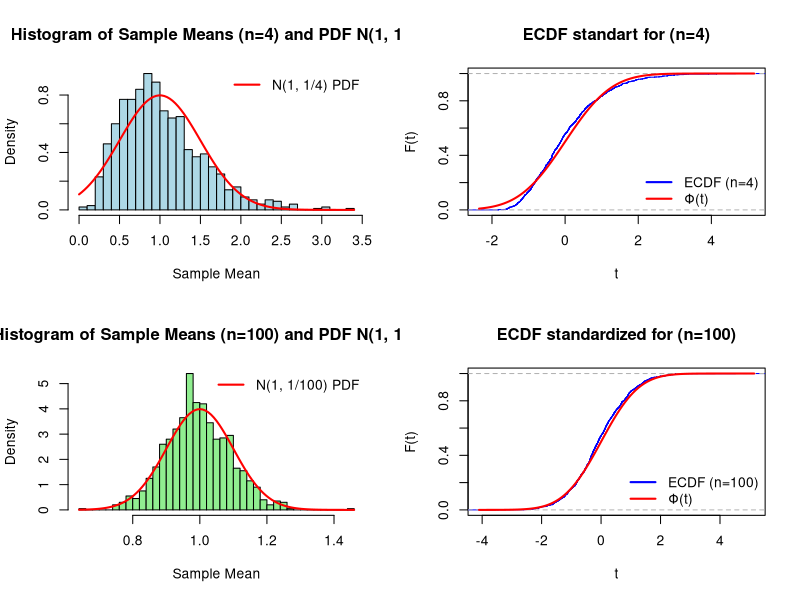

Write R code to recreate this figure.
## ---- chunk 1
set.seed(29)

n <- 1000
lambda <- 1

mu <- 1 / lambda
sigma <- 1 / lambda

rho <- (12 / exp(1)) - 2
c <- 0.4748

cat("For n = 4\n")
par(mfrow = c(2, 2))
n1 <- 4
samples_n4 <- matrix(rexp(n * n1, rate = lambda), nrow = n, ncol = n1)
sample_means_n4 <- rowMeans(samples_n4)

# sample means
hist(sample_means_n4,
     probability = TRUE,
     breaks = 30,
     main = "Histogram of Sample Means (n=4) and PDF N(1, 1/4)",
     xlab = "Sample Mean",
     ylab = "Density",
     col = "lightblue")

# curve
curve(dnorm(x, mean = mu, sd = sigma / sqrt(n1)),
      add = TRUE,
      col = "red",
      lwd = 2)
legend("topright", legend = "N(1, 1/4) PDF", col = "red", lwd = 2, bty = "n")

zn_n4 <- (sample_means_n4 - mu) / (sigma / sqrt(n1))
plot(ecdf(zn_n4),
     main = "ECDF standart for (n=4)",
     xlab = "t",
     ylab = "F(t)",
     col = "blue",
     do.points = FALSE,
     verticals = TRUE)

# set a curve
curve(pnorm(x, 0, 1),
      add = TRUE,
      col = "red",
      lwd = 2)
legend("bottomright", legend = c("ECDF (n=4)", "Φ(t)"), col = c("blue", "red"), lwd = 2, bty = "n")

# count d = max |F_n(t) - F(t)|
ks_test_n4 <- ks.test(zn_n4, "pnorm")
d_n4 <- ks_test_n4$statistic

be_bound_n4 <- (c * rho) / (sigma^3 * sqrt(n1))
cat(sprintf("n = 4: Maximum variance d = %.4f\n", d_n4))
cat(sprintf("n = 4: Barry-Esseen border = %.4f\n", be_bound_n4))
cat(sprintf("is d < Barry-Esseen border? %s\n", d_n4 < be_bound_n4))

# --- (iii) Repeat for n = 100 ---
cat("\nFor n = 100\n")
n2 <- 100
# n (1000), mu, sigma, c, and rho are already defined from your previous chunk

# (i) Generate N=1000 samples of size n=100 and get their means
samples_n100 <- matrix(rexp(n * n2, rate = lambda), nrow = n, ncol = n2)
sample_means_n100 <- rowMeans(samples_n100)

# (i) Plot histogram of sample means
hist(sample_means_n100,
     probability = TRUE,
     breaks = 30,
     main = "Histogram of Sample Means (n=100) and PDF N(1, 1/100)",
     xlab = "Sample Mean",
     ylab = "Density",
     col = "lightgreen")

# (i) Overlay the theoretical N(1, 1/100) PDF curve
curve(dnorm(x, mean = mu, sd = sigma / sqrt(n2)),
      add = TRUE,
      col = "red",
      lwd = 2)
legend("topright", legend = "N(1, 1/100) PDF", col = "red", lwd = 2, bty = "n")

# (ii) Standardize the sample means
zn_n100 <- (sample_means_n100 - mu) / (sigma / sqrt(n2))

# (ii) Plot the empirical CDF (ECDF) of the standardized means
plot(ecdf(zn_n100),
     main = "ECDF standardized for (n=100)",
     xlab = "t",
     ylab = "F(t)",
     col = "blue",
     do.points = FALSE,
     verticals = TRUE)

# (ii) Overlay the standard normal CDF Φ(t)
curve(pnorm(x, 0, 1),
      add = TRUE,
      col = "red",
      lwd = 2)
legend("bottomright", legend = c("ECDF (n=100)", "Φ(t)"), col = c("blue", "red"), lwd = 2, bty = "n")

# (ii) Compute d = max |F_n(t) - Φ(t)| (Kolmogorov-Smirnov statistic)
ks_test_n100 <- ks.test(zn_n100, "pnorm")
d_n100 <- ks_test_n100$statistic

# (ii) Compute the Berry-Esseen theoretical bound
be_bound_n100 <- (c * rho) / (sigma^3 * sqrt(n2))

# Print the results for n=100
cat(sprintf("n = 100: Maximum discrepancy d = %.4f\n", d_n100))
cat(sprintf("n = 100: Berry-Esseen bound = %.4f\n", be_bound_n100))
cat(sprintf("is d < Berry-Esseen bound? %s\n", d_n100 < be_bound_n100))

# Reset the plotting layout
par(mfrow = c(1, 1))
